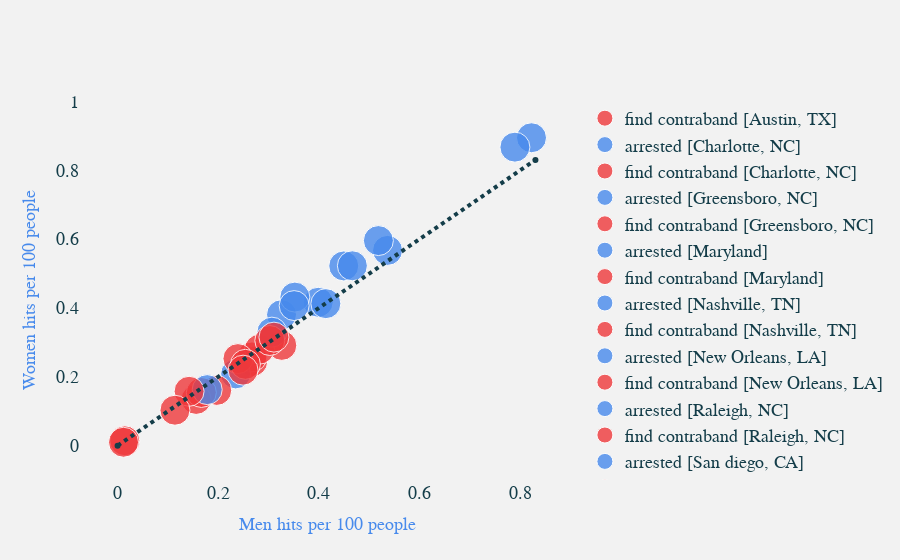

The notebook cell this image was saved under:
### Code cell
#hit rate
fig = go.Figure()


marker_var =dict(
        color=['#478AEC',"#478AEC"],
        opacity=[0.8,0.8],
    )
marker_var2 =dict(
        color=['#EF383B','#EF383B'],
        opacity=[0.8,0.8],
    )
marker_var3 =dict(
        color=['#002E79'],
        opacity=[0.8],
    )
marker_var4 =dict(
        color=['#E76A40'],
        opacity=[0.8],
    )
#"search_rate_arrest_m","search_rate_arrest_f", "search_rate_contreband_m","search_rate_contreband_f"
for i in range(len(list_name)):
    fig.add_trace(go.Scatter(x=df["search_rate_arrest_m"][i], y=df["search_rate_arrest_f"][i],mode='markers', marker=marker_var ,name="arrested ["+list_name_print[i]+"]", marker_size=[30,30],text=['<br>search_person', '<br>search_vehicle']))
    fig.add_trace(go.Scatter(x=df["search_rate_contraband_m"][i], y=df["search_rate_contraband_f"][i],mode='markers', marker=marker_var2 ,name="find contraband ["+list_name_print[i]+"]", marker_size=[30,30],text=['<br>search_person', '<br>search_vehicle']))
    
color = "#478AEC"

fig.add_trace(go.Scatter(x=[0,0.83], y=[0,0.83], name='',line=dict(color='#143D49', width=4,dash='dot')))
fig.update_layout(
        font = dict(size=18, family='Courier', color="#143D49"),
        paper_bgcolor='#F2F2F2',
        plot_bgcolor='rgba(0,0,0,0)',
        autosize=True,

        dragmode = False,
    )


fig.update_xaxes(gridcolor = 'rgba(25, 229, 229,0)',title_font = dict(size=18, family='Courier', color=color),zeroline=False)
fig.update_yaxes(gridcolor = 'rgba(255, 229, 229,0)',title_font = dict(size=18, family='Courier', color=color),zeroline=False)
fig.update_xaxes(title_text='Men hits per 100 people')
fig.update_yaxes(title_text='Women hits per 100 people')
fig.show()
pio.write_html(fig, file='hitRate.html', auto_open=True)

### Figure 1 — Plotly figure (JSON) as saved in the notebook; plotly's stock layout.template omitted (floating-point values rounded to 4 significant figures)
{"data": [{"marker": {"color": ["#478AEC", "#478AEC"], "opacity": [0.8, 0.8], "size": [30, 30]}, "mode": "markers", "name": "arrested [Austin, TX]", "text": ["<br>search_person", "<br>search_vehicle"], "type": "scatter", "x": [], "y": []}, {"marker": {"color": ["#EF383B", "#EF383B"], "opacity": [0.8, 0.8], "size": [30, 30]}, "mode": "markers", "name": "find contraband [Austin, TX]", "text": ["<br>search_person", "<br>search_vehicle"], "type": "scatter", "x": [0.2684, 0.3262], "y": [0.2446, 0.2912]}, {"marker": {"color": ["#478AEC", "#478AEC"], "opacity": [0.8, 0.8], "size": [30, 30]}, "mode": "markers", "name": "arrested [Charlotte, NC]", "text": ["<br>search_person", "<br>search_vehicle"], "type": "scatter", "x": [0.4492, 0.3984], "y": [0.522, 0.4164]}, {"marker": {"color": ["#EF383B", "#EF383B"], "opacity": [0.8, 0.8], "size": [30, 30]}, "mode": "markers", "name": "find contraband [Charlotte, NC]", "text": ["<br>search_person", "<br>search_vehicle"], "type": "scatter", "x": [0.2669, 0.2817], "y": [0.2577, 0.28]}, {"marker": {"color": ["#478AEC", "#478AEC"], "opacity": [0.8, 0.8], "size": [30, 30]}, "mode": "markers", "name": "arrested [Greensboro, NC]", "text": ["<br>search_person", "<br>search_vehicle"], "type": "scatter", "x": [0.3257, 0.3065], "y": [0.3804, 0.3297]}, {"marker": {"color": ["#EF383B", "#EF383B"], "opacity": [0.8, 0.8], "size": [30, 30]}, "mode": "markers", "name": "find contraband [Greensboro, NC]", "text": ["<br>search_person", "<br>search_vehicle"], "type": "scatter", "x": [0.3024, 0.3106], "y": [0.3054, 0.3152]}, {"marker": {"color": ["#478AEC", "#478AEC"], "opacity": [0.8, 0.8], "size": [30, 30]}, "mode": "markers", "name": "arrested [Maryland]", "text": ["<br>search_person", "<br>search_vehicle"], "type": "scatter", "x": [0.5362, 0.4137], "y": [0.5672, 0.4124]}, {"marker": {"color": ["#EF383B", "#EF383B"], "opacity": [0.8, 0.8], "size": [30, 30]}, "mode": "markers", "name": "find contraband [Maryland]", "text": ["<br>search_person", "<br>search_vehicle"], "type": "scatter", "x": [0.01434, 0.01175], "y": [0.01411, 0.009835]}, {"marker": {"color": ["#478AEC", "#478AEC"], "opacity": [0.8, 0.8], "size": [30, 30]}, "mode": "markers", "name": "arrested [Nashville, TN]", "text": ["<br>search_person", "<br>search_vehicle"], "type": "scatter", "x": [0.3521, 0.2345], "y": [0.4315, 0.2083]}, {"marker": {"color": ["#EF383B", "#EF383B"], "opacity": [0.8, 0.8], "size": [30, 30]}, "mode": "markers", "name": "find contraband [Nashville, TN]", "text": ["<br>search_person", "<br>search_vehicle"], "type": "scatter", "x": [0.2391, 0.2539], "y": [0.2528, 0.2362]}, {"marker": {"color": ["#478AEC", "#478AEC"], "opacity": [0.8, 0.8], "size": [30, 30]}, "mode": "markers", "name": "arrested [New Orleans, LA]", "text": ["<br>search_person", "<br>search_vehicle"], "type": "scatter", "x": [0.8221, 0.7892], "y": [0.8944, 0.8671]}, {"marker": {"color": ["#EF383B", "#EF383B"], "opacity": [0.8, 0.8], "size": [30, 30]}, "mode": "markers", "name": "find contraband [New Orleans, LA]", "text": ["<br>search_person", "<br>search_vehicle"], "type": "scatter", "x": [0.1969, 0.2493], "y": [0.1604, 0.2192]}, {"marker": {"color": ["#478AEC", "#478AEC"], "opacity": [0.8, 0.8], "size": [30, 30]}, "mode": "markers", "name": "arrested [Raleigh, NC]", "text": ["<br>search_person", "<br>search_vehicle"], "type": "scatter", "x": [0.518, 0.4663], "y": [0.5957, 0.5224]}, {"marker": {"color": ["#EF383B", "#EF383B"], "opacity": [0.8, 0.8], "size": [30, 30]}, "mode": "markers", "name": "find contraband [Raleigh, NC]", "text": ["<br>search_person", "<br>search_vehicle"], "type": "scatter", "x": [0.156, 0.1664], "y": [0.1342, 0.1545]}, {"marker": {"color": ["#478AEC", "#478AEC"], "opacity": [0.8, 0.8], "size": [30, 30]}, "mode": "markers", "name": "arrested [San diego, CA]", "text": ["<br>search_person", "<br>search_vehicle"], "type": "scatter", "x": [0.3507, 0.178], "y": [0.4069, 0.1627]}, {"marker": {"color": ["#EF383B", "#EF383B"], "opacity": [0.8, 0.8], "size": [30, 30]}, "mode": "markers", "name": "find contraband [San diego, CA]", "text": ["<br>search_person", "<br>search_vehicle"], "type": "scatter", "x": [0.142, 0.114], "y": [0.1578, 0.1029]}, {"line": {"color": "#143D49", "dash": "dot", "width": 4}, "name": "", "type": "scatter", "x": [0, 0.83], "y": [0, 0.83]}], "layout": {"autosize": true, "dragmode": false, "font": {"color": "#143D49", "family": "Courier", "size": 18}, "paper_bgcolor": "#F2F2F2", "plot_bgcolor": "rgba(0, 0, 0, 0)", "xaxis": {"autorange": true, "gridcolor": "rgba(25, 229, 229,0)", "range": [-0.1032, 0.9371], "title": {"font": {"color": "#478AEC", "family": "Courier", "size": 18}, "text": "Men hits per 100 people"}, "type": "linear", "zeroline": false}, "yaxis": {"autorange": true, "gridcolor": "rgba(255, 229, 229,0)", "range": [-0.129, 1.033], "title": {"font": {"color": "#478AEC", "family": "Courier", "size": 18}, "text": "Women hits per 100 people"}, "type": "linear", "zeroline": false}}}
